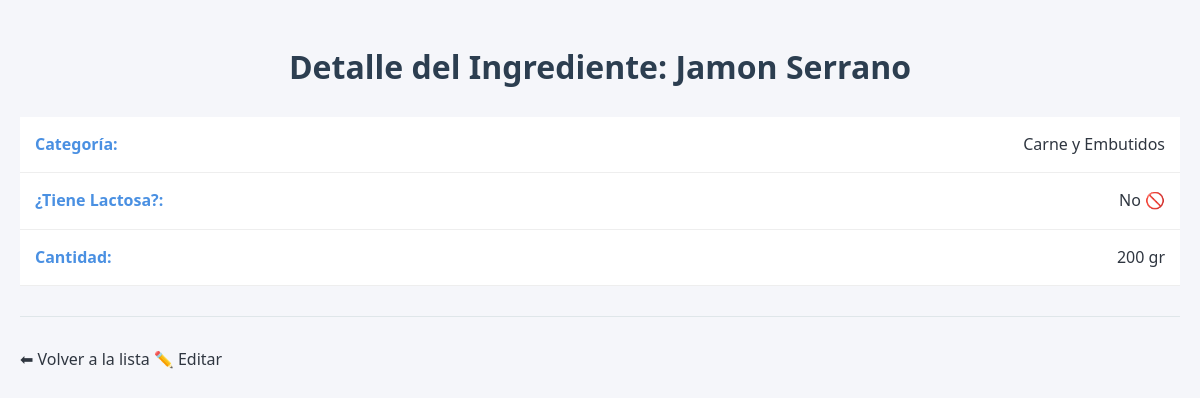
The page /ingredientes/3 on the database its author committed.
### recetasApp/models.py (models this page shows, shortened)
class Ingrediente(models.Model):
    nombre=models.CharField(max_length=100)
    categoria=models.ForeignKey(CategoriaIngrediente, on_delete=models.CASCADE)
    lactosa=models.ForeignKey(Lactosa, on_delete=models.CASCADE,default=False)
    cantidad=models.ForeignKey(Cantidad, on_delete=models.CASCADE)

class CategoriaIngrediente(models.Model):
    nombre=models.CharField(max_length=100)

class Cantidad(models.Model):
    cantidad=models.IntegerField()

### recetasApp/views.py (the view)
# urls.py: path('ingredientes/<int:pk>', views.ingrediente_detalle, name='ingrediente_detalle'),
def ingrediente_detalle(request, pk):
    ingrediente = get_object_or_404(Ingrediente, pk=pk)
    return render(request, 'recetasApp/ingrediente_detalle.html', {'ingrediente': ingrediente})

### recetasApp/templates/recetasApp/ingrediente_detalle.html
{% extends 'recetasApp/base.html' %}
{% block content %}
    <h1>Detalle del Ingrediente: {{ ingrediente.nombre }}</h1>
    <ul>
        <li><strong>Categoría:</strong> {{ ingrediente.categoria.nombre }}</li>
        <li><strong>¿Tiene Lactosa?:</strong> {% if ingrediente.lactosa.lactosa %} Sí ✅🥛 {% else %} No 🚫 {% endif %}</li>
        <li><strong>Cantidad:</strong> {{ ingrediente.cantidad.cantidad }} gr</li>
    </ul>
    <hr>
    <a href="{% url 'ingredientes_list' %}">⬅ Volver a la lista</a>
    <a href="{% url 'ingrediente_editar' pk=ingrediente.pk %}">✏️ Editar</a>
{% endblock %}

### recetasApp/static/recetasApp/style.css (style rules this page uses)
:root { --primary-color: #4a90e2; --secondary-color: #f5f6fa; --text-color: #2f3640; --accent-color: #2ecc71; --danger-color: #e74c3c; --warning-color: #f1c40f; --border-radius: 8px; --shadow: 0 4px 6px rgba(0, 0, 0, 0.1); }
body { font-family: 'Segoe UI', Roboto, Helvetica, Arial, sans-serif; background-color: var(--secondary-color); color: var(--text-color); line-height: 1.6; margin: 0; padding: 20px; }
h1, h2 { color: #2c3e50; text-align: center; font-weight: 600; margin-bottom: 1.5rem; }
a { text-decoration: none; color: inherit; }
hr { border: 0; height: 1px; background: #dfe6e9; margin: 30px 0; }
ul { list-style: none; padding: 0; }
ul li { background: white; border-bottom: 1px solid #eee; padding: 15px; display: flex; justify-content: space-between; }
ul li strong { color: var(--primary-color); }

### rows shown on the page
Ingrediente: nombre "Jamon Serrano", categoria.nombre "Carne y Embutidos", cantidad.cantidad "200"
